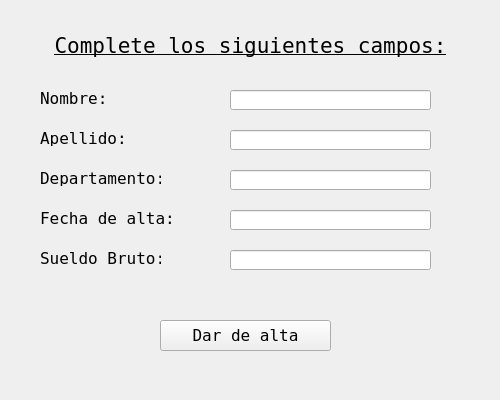
<?xml version="1.0" encoding="UTF-8"?>
<ui version="4.0">
 <class>alta_window</class>
 <widget class="QMainWindow" name="alta_window">
  <property name="geometry">
   <rect>
    <x>0</x>
    <y>0</y>
    <width>500</width>
    <height>400</height>
   </rect>
  </property>
  <property name="minimumSize">
   <size>
    <width>500</width>
    <height>400</height>
   </size>
  </property>
  <property name="maximumSize">
   <size>
    <width>500</width>
    <height>500</height>
   </size>
  </property>
  <property name="font">
   <font>
    <family>Fixedsys</family>
    <pointsize>12</pointsize>
   </font>
  </property>
  <property name="windowTitle">
   <string>BD Empleados v2.0</string>
  </property>
  <widget class="QWidget" name="centralwidget">
   <widget class="QLabel" name="alta_main_title">
    <property name="geometry">
     <rect>
      <x>0</x>
      <y>30</y>
      <width>501</width>
      <height>31</height>
     </rect>
    </property>
    <property name="font">
     <font>
      <family>Fixedsys</family>
      <pointsize>16</pointsize>
      <weight>50</weight>
      <italic>false</italic>
      <bold>false</bold>
      <underline>true</underline>
     </font>
    </property>
    <property name="text">
     <string>Complete los siguientes campos:</string>
    </property>
    <property name="textFormat">
     <enum>Qt::AutoText</enum>
    </property>
    <property name="alignment">
     <set>Qt::AlignCenter</set>
    </property>
   </widget>
   <widget class="QLabel" name="nombre_label">
    <property name="geometry">
     <rect>
      <x>40</x>
      <y>90</y>
      <width>81</width>
      <height>16</height>
     </rect>
    </property>
    <property name="font">
     <font>
      <family>Fixedsys</family>
     </font>
    </property>
    <property name="text">
     <string>Nombre:</string>
    </property>
   </widget>
   <widget class="QLabel" name="apellido_label">
    <property name="geometry">
     <rect>
      <x>40</x>
      <y>130</y>
      <width>91</width>
      <height>16</height>
     </rect>
    </property>
    <property name="font">
     <font>
      <family>Fixedsys</family>
     </font>
    </property>
    <property name="text">
     <string>Apellido:</string>
    </property>
   </widget>
   <widget class="QLabel" name="depto_label">
    <property name="geometry">
     <rect>
      <x>40</x>
      <y>170</y>
      <width>121</width>
      <height>16</height>
     </rect>
    </property>
    <property name="font">
     <font>
      <family>Fixedsys</family>
     </font>
    </property>
    <property name="text">
     <string>Departamento:</string>
    </property>
   </widget>
   <widget class="QLabel" name="date_label">
    <property name="geometry">
     <rect>
      <x>40</x>
      <y>210</y>
      <width>131</width>
      <height>16</height>
     </rect>
    </property>
    <property name="font">
     <font>
      <family>Fixedsys</family>
     </font>
    </property>
    <property name="text">
     <string>Fecha de alta:</string>
    </property>
   </widget>
   <widget class="QLabel" name="sueldo_label">
    <property name="geometry">
     <rect>
      <x>40</x>
      <y>250</y>
      <width>121</width>
      <height>16</height>
     </rect>
    </property>
    <property name="font">
     <font>
      <family>Fixedsys</family>
     </font>
    </property>
    <property name="text">
     <string>Sueldo Bruto:</string>
    </property>
   </widget>
   <widget class="QPushButton" name="save_button">
    <property name="geometry">
     <rect>
      <x>160</x>
      <y>320</y>
      <width>171</width>
      <height>31</height>
     </rect>
    </property>
    <property name="text">
     <string>Dar de alta</string>
    </property>
    <property name="autoDefault">
     <bool>false</bool>
    </property>
    <property name="default">
     <bool>false</bool>
    </property>
   </widget>
   <widget class="QLineEdit" name="entry_alta_nombre">
    <property name="geometry">
     <rect>
      <x>230</x>
      <y>90</y>
      <width>201</width>
      <height>20</height>
     </rect>
    </property>
    <property name="maxLength">
     <number>20</number>
    </property>
    <property name="clearButtonEnabled">
     <bool>true</bool>
    </property>
   </widget>
   <widget class="QLineEdit" name="entry_alta_apellido">
    <property name="geometry">
     <rect>
      <x>230</x>
      <y>130</y>
      <width>201</width>
      <height>20</height>
     </rect>
    </property>
    <property name="maxLength">
     <number>20</number>
    </property>
    <property name="clearButtonEnabled">
     <bool>true</bool>
    </property>
   </widget>
   <widget class="QLineEdit" name="entry_alta_depto">
    <property name="geometry">
     <rect>
      <x>230</x>
      <y>170</y>
      <width>201</width>
      <height>20</height>
     </rect>
    </property>
    <property name="maxLength">
     <number>20</number>
    </property>
    <property name="clearButtonEnabled">
     <bool>true</bool>
    </property>
   </widget>
   <widget class="QLineEdit" name="entry_alta_date">
    <property name="geometry">
     <rect>
      <x>230</x>
      <y>210</y>
      <width>201</width>
      <height>20</height>
     </rect>
    </property>
    <property name="maxLength">
     <number>10</number>
    </property>
    <property name="clearButtonEnabled">
     <bool>true</bool>
    </property>
   </widget>
   <widget class="QLineEdit" name="entry_sueldo_bruto">
    <property name="geometry">
     <rect>
      <x>230</x>
      <y>250</y>
      <width>201</width>
      <height>20</height>
     </rect>
    </property>
    <property name="maxLength">
     <number>10</number>
    </property>
    <property name="clearButtonEnabled">
     <bool>true</bool>
    </property>
   </widget>
  </widget>
 </widget>
 <resources/>
 <connections/>
</ui>
